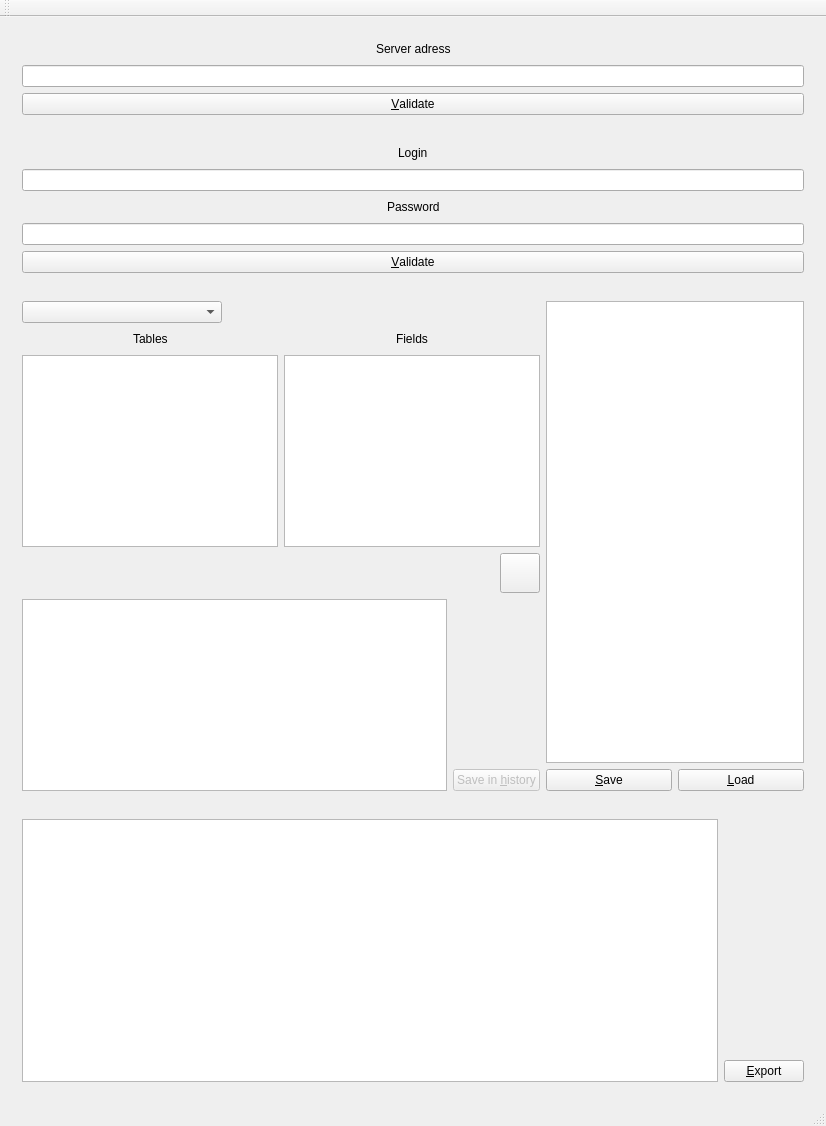
<?xml version="1.0" encoding="UTF-8"?>
<ui version="4.0">
 <class>MainWindow</class>
 <widget class="QMainWindow" name="MainWindow">
  <property name="geometry">
   <rect>
    <x>0</x>
    <y>0</y>
    <width>826</width>
    <height>1126</height>
   </rect>
  </property>
  <property name="maximumSize">
   <size>
    <width>1200</width>
    <height>1200</height>
   </size>
  </property>
  <property name="windowTitle">
   <string>SQL Simple Request</string>
  </property>
  <widget class="QWidget" name="centralWidget">
   <layout class="QVBoxLayout" name="verticalLayout_9">
    <item>
     <widget class="QWidget" name="LayoutServer" native="true">
      <layout class="QVBoxLayout" name="verticalLayout_8">
       <item>
        <layout class="QHBoxLayout" name="horizontalLayout_13">
         <item>
          <spacer name="horizontalSpacer_11">
           <property name="orientation">
            <enum>Qt::Horizontal</enum>
           </property>
           <property name="sizeHint" stdset="0">
            <size>
             <width>40</width>
             <height>20</height>
            </size>
           </property>
          </spacer>
         </item>
         <item>
          <widget class="QLabel" name="label_5">
           <property name="text">
            <string>Server adress</string>
           </property>
          </widget>
         </item>
         <item>
          <spacer name="horizontalSpacer_10">
           <property name="orientation">
            <enum>Qt::Horizontal</enum>
           </property>
           <property name="sizeHint" stdset="0">
            <size>
             <width>40</width>
             <height>20</height>
            </size>
           </property>
          </spacer>
         </item>
        </layout>
       </item>
       <item>
        <widget class="QLineEdit" name="lineEditServer"/>
       </item>
       <item>
        <widget class="QPushButton" name="pushButtonValidateServer">
         <property name="text">
          <string>&amp;Validate</string>
         </property>
        </widget>
       </item>
      </layout>
     </widget>
    </item>
    <item>
     <widget class="QWidget" name="LayoutConnection" native="true">
      <layout class="QVBoxLayout" name="verticalLayout">
       <item>
        <layout class="QHBoxLayout" name="horizontalLayout_2">
         <item>
          <spacer name="horizontalSpacer">
           <property name="orientation">
            <enum>Qt::Horizontal</enum>
           </property>
           <property name="sizeHint" stdset="0">
            <size>
             <width>40</width>
             <height>20</height>
            </size>
           </property>
          </spacer>
         </item>
         <item>
          <widget class="QLabel" name="label">
           <property name="text">
            <string>Login</string>
           </property>
          </widget>
         </item>
         <item>
          <spacer name="horizontalSpacer_2">
           <property name="orientation">
            <enum>Qt::Horizontal</enum>
           </property>
           <property name="sizeHint" stdset="0">
            <size>
             <width>40</width>
             <height>20</height>
            </size>
           </property>
          </spacer>
         </item>
        </layout>
       </item>
       <item>
        <widget class="QLineEdit" name="lineEditLogin"/>
       </item>
       <item>
        <layout class="QHBoxLayout" name="horizontalLayout">
         <item>
          <spacer name="horizontalSpacer_3">
           <property name="orientation">
            <enum>Qt::Horizontal</enum>
           </property>
           <property name="sizeHint" stdset="0">
            <size>
             <width>40</width>
             <height>20</height>
            </size>
           </property>
          </spacer>
         </item>
         <item>
          <widget class="QLabel" name="label_2">
           <property name="text">
            <string>Password</string>
           </property>
          </widget>
         </item>
         <item>
          <spacer name="horizontalSpacer_4">
           <property name="orientation">
            <enum>Qt::Horizontal</enum>
           </property>
           <property name="sizeHint" stdset="0">
            <size>
             <width>40</width>
             <height>20</height>
            </size>
           </property>
          </spacer>
         </item>
        </layout>
       </item>
       <item>
        <widget class="QLineEdit" name="lineEditPassword">
         <property name="echoMode">
          <enum>QLineEdit::Password</enum>
         </property>
        </widget>
       </item>
       <item>
        <widget class="QPushButton" name="pushButtonValider">
         <property name="text">
          <string>&amp;Validate</string>
         </property>
        </widget>
       </item>
      </layout>
     </widget>
    </item>
    <item>
     <widget class="QWidget" name="LayoutBaseReq" native="true">
      <layout class="QHBoxLayout" name="horizontalLayout_11">
       <item>
        <layout class="QVBoxLayout" name="verticalLayout_6">
         <item>
          <layout class="QHBoxLayout" name="horizontalLayout_6">
           <item>
            <widget class="QComboBox" name="comboBoxDbList">
             <property name="minimumSize">
              <size>
               <width>200</width>
               <height>0</height>
              </size>
             </property>
            </widget>
           </item>
           <item>
            <spacer name="horizontalSpacer_9">
             <property name="orientation">
              <enum>Qt::Horizontal</enum>
             </property>
             <property name="sizeHint" stdset="0">
              <size>
               <width>40</width>
               <height>20</height>
              </size>
             </property>
            </spacer>
           </item>
          </layout>
         </item>
         <item>
          <layout class="QHBoxLayout" name="horizontalLayout_10">
           <item>
            <layout class="QVBoxLayout" name="verticalLayout_2">
             <item>
              <layout class="QHBoxLayout" name="horizontalLayout_4">
               <item>
                <spacer name="horizontalSpacer_5">
                 <property name="orientation">
                  <enum>Qt::Horizontal</enum>
                 </property>
                 <property name="sizeHint" stdset="0">
                  <size>
                   <width>40</width>
                   <height>20</height>
                  </size>
                 </property>
                </spacer>
               </item>
               <item>
                <widget class="QLabel" name="label_3">
                 <property name="text">
                  <string>Tables</string>
                 </property>
                </widget>
               </item>
               <item>
                <spacer name="horizontalSpacer_6">
                 <property name="orientation">
                  <enum>Qt::Horizontal</enum>
                 </property>
                 <property name="sizeHint" stdset="0">
                  <size>
                   <width>40</width>
                   <height>20</height>
                  </size>
                 </property>
                </spacer>
               </item>
              </layout>
             </item>
             <item>
              <widget class="QListWidget" name="listWidgetTables"/>
             </item>
            </layout>
           </item>
           <item>
            <layout class="QVBoxLayout" name="verticalLayout_3">
             <item>
              <layout class="QHBoxLayout" name="horizontalLayout_3">
               <item>
                <spacer name="horizontalSpacer_7">
                 <property name="orientation">
                  <enum>Qt::Horizontal</enum>
                 </property>
                 <property name="sizeHint" stdset="0">
                  <size>
                   <width>40</width>
                   <height>20</height>
                  </size>
                 </property>
                </spacer>
               </item>
               <item>
                <widget class="QLabel" name="label_4">
                 <property name="text">
                  <string>Fields</string>
                 </property>
                </widget>
               </item>
               <item>
                <spacer name="horizontalSpacer_8">
                 <property name="orientation">
                  <enum>Qt::Horizontal</enum>
                 </property>
                 <property name="sizeHint" stdset="0">
                  <size>
                   <width>40</width>
                   <height>20</height>
                  </size>
                 </property>
                </spacer>
               </item>
              </layout>
             </item>
             <item>
              <widget class="QListWidget" name="listWidgetChamps"/>
             </item>
            </layout>
           </item>
          </layout>
         </item>
         <item>
          <layout class="QHBoxLayout" name="horizontalLayout_7">
           <item>
            <widget class="QLabel" name="labelError">
             <property name="text">
              <string/>
             </property>
            </widget>
           </item>
           <item>
            <widget class="QPushButton" name="pushButtonInfo">
             <property name="minimumSize">
              <size>
               <width>40</width>
               <height>40</height>
              </size>
             </property>
             <property name="maximumSize">
              <size>
               <width>40</width>
               <height>40</height>
              </size>
             </property>
             <property name="text">
              <string/>
             </property>
            </widget>
           </item>
          </layout>
         </item>
         <item>
          <layout class="QHBoxLayout" name="horizontalLayout_8">
           <item>
            <widget class="QTextEdit" name="textEditReqSQL"/>
           </item>
           <item>
            <layout class="QVBoxLayout" name="verticalLayout_4">
             <item>
              <spacer name="verticalSpacer">
               <property name="orientation">
                <enum>Qt::Vertical</enum>
               </property>
               <property name="sizeHint" stdset="0">
                <size>
                 <width>20</width>
                 <height>40</height>
                </size>
               </property>
              </spacer>
             </item>
             <item>
              <widget class="QPushButton" name="pushButtonSaveHistory">
               <property name="enabled">
                <bool>false</bool>
               </property>
               <property name="text">
                <string>Save in &amp;history</string>
               </property>
              </widget>
             </item>
            </layout>
           </item>
          </layout>
         </item>
        </layout>
       </item>
       <item>
        <layout class="QVBoxLayout" name="verticalLayout_5">
         <item>
          <layout class="QHBoxLayout" name="horizontalLayout_5"/>
         </item>
         <item>
          <widget class="QListWidget" name="listWidgetHistory"/>
         </item>
         <item>
          <layout class="QHBoxLayout" name="horizontalLayout_9">
           <item>
            <widget class="QPushButton" name="pushButtonSave">
             <property name="text">
              <string>&amp;Save</string>
             </property>
            </widget>
           </item>
           <item>
            <widget class="QPushButton" name="pushButtonLoad">
             <property name="text">
              <string>&amp;Load</string>
             </property>
            </widget>
           </item>
          </layout>
         </item>
        </layout>
       </item>
      </layout>
     </widget>
    </item>
    <item>
     <widget class="QWidget" name="LayoutResultat" native="true">
      <layout class="QHBoxLayout" name="horizontalLayout_12">
       <item>
        <widget class="QTableWidget" name="tableWidgetResReq"/>
       </item>
       <item>
        <layout class="QVBoxLayout" name="verticalLayout_7">
         <item>
          <spacer name="verticalSpacer_2">
           <property name="orientation">
            <enum>Qt::Vertical</enum>
           </property>
           <property name="sizeHint" stdset="0">
            <size>
             <width>20</width>
             <height>40</height>
            </size>
           </property>
          </spacer>
         </item>
         <item>
          <widget class="QPushButton" name="pushButtonExport">
           <property name="text">
            <string>&amp;Export</string>
           </property>
          </widget>
         </item>
        </layout>
       </item>
      </layout>
     </widget>
    </item>
   </layout>
   <zorder>LayoutResultat</zorder>
   <zorder>LayoutConnection</zorder>
   <zorder>LayoutBaseReq</zorder>
   <zorder>lineEditServer</zorder>
   <zorder>pushButtonValidateServer</zorder>
   <zorder>horizontalSpacer_10</zorder>
   <zorder>horizontalSpacer_11</zorder>
   <zorder>label_5</zorder>
   <zorder>lineEditServer</zorder>
   <zorder>pushButtonValidateServer</zorder>
  </widget>
  <widget class="QMenuBar" name="menuBar">
   <property name="geometry">
    <rect>
     <x>0</x>
     <y>0</y>
     <width>826</width>
     <height>29</height>
    </rect>
   </property>
  </widget>
  <widget class="QStatusBar" name="statusBar"/>
  <widget class="QToolBar" name="mainToolBar">
   <attribute name="toolBarArea">
    <enum>TopToolBarArea</enum>
   </attribute>
   <attribute name="toolBarBreak">
    <bool>false</bool>
   </attribute>
  </widget>
 </widget>
 <layoutdefault spacing="6" margin="11"/>
 <resources/>
 <connections/>
</ui>
